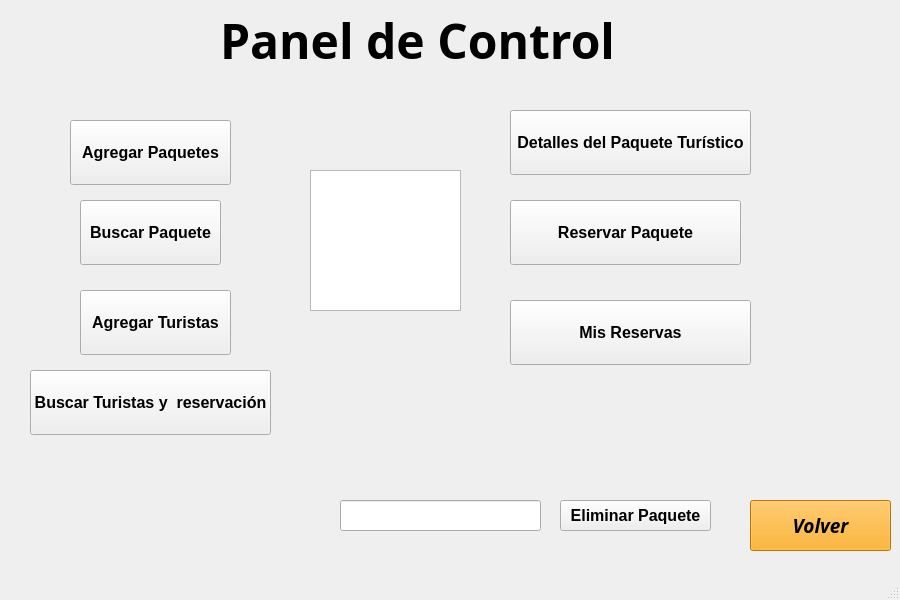
<?xml version="1.0" encoding="UTF-8"?>
<ui version="4.0">
 <class>MainWindow</class>
 <widget class="QMainWindow" name="MainWindow">
  <property name="geometry">
   <rect>
    <x>0</x>
    <y>0</y>
    <width>900</width>
    <height>600</height>
   </rect>
  </property>
  <property name="windowTitle">
   <string>Panel de Control</string>
  </property>
  <property name="windowIcon">
   <iconset>
    <normaloff>icon.ico</normaloff>icon.ico</iconset>
  </property>
  <property name="styleSheet">
   <string notr="true">background-image:url(:/images/background_image.jpg) ;</string>
  </property>
  <widget class="QWidget" name="centralwidget">
   <widget class="QPushButton" name="pushButton">
    <property name="geometry">
     <rect>
      <x>70</x>
      <y>120</y>
      <width>161</width>
      <height>65</height>
     </rect>
    </property>
    <property name="font">
     <font>
      <pointsize>12</pointsize>
      <bold>true</bold>
     </font>
    </property>
    <property name="styleSheet">
     <string notr="true">color: #000000;</string>
    </property>
    <property name="text">
     <string>Agregar Paquetes</string>
    </property>
   </widget>
   <widget class="QPushButton" name="pushButton_2">
    <property name="enabled">
     <bool>true</bool>
    </property>
    <property name="geometry">
     <rect>
      <x>80</x>
      <y>290</y>
      <width>151</width>
      <height>65</height>
     </rect>
    </property>
    <property name="font">
     <font>
      <pointsize>12</pointsize>
      <bold>true</bold>
     </font>
    </property>
    <property name="autoFillBackground">
     <bool>false</bool>
    </property>
    <property name="styleSheet">
     <string notr="true">color: #000000;</string>
    </property>
    <property name="text">
     <string>Agregar Turistas</string>
    </property>
    <property name="iconSize">
     <size>
      <width>16</width>
      <height>16</height>
     </size>
    </property>
    <property name="autoRepeat">
     <bool>false</bool>
    </property>
    <property name="autoDefault">
     <bool>false</bool>
    </property>
   </widget>
   <widget class="QPushButton" name="pushButton_3">
    <property name="geometry">
     <rect>
      <x>80</x>
      <y>200</y>
      <width>141</width>
      <height>65</height>
     </rect>
    </property>
    <property name="font">
     <font>
      <pointsize>12</pointsize>
      <bold>true</bold>
     </font>
    </property>
    <property name="focusPolicy">
     <enum>Qt::StrongFocus</enum>
    </property>
    <property name="autoFillBackground">
     <bool>false</bool>
    </property>
    <property name="styleSheet">
     <string notr="true">color: #000000;</string>
    </property>
    <property name="text">
     <string>Buscar Paquete</string>
    </property>
   </widget>
   <widget class="QPushButton" name="pushButton_4">
    <property name="geometry">
     <rect>
      <x>30</x>
      <y>370</y>
      <width>241</width>
      <height>65</height>
     </rect>
    </property>
    <property name="font">
     <font>
      <pointsize>12</pointsize>
      <bold>true</bold>
     </font>
    </property>
    <property name="styleSheet">
     <string notr="true">color: #000000;</string>
    </property>
    <property name="text">
     <string>Buscar Turistas y  reservación</string>
    </property>
    <property name="shortcut">
     <string/>
    </property>
    <property name="checkable">
     <bool>false</bool>
    </property>
   </widget>
   <widget class="QGraphicsView" name="graphicsView">
    <property name="geometry">
     <rect>
      <x>310</x>
      <y>170</y>
      <width>151</width>
      <height>141</height>
     </rect>
    </property>
    <property name="styleSheet">
     <string notr="true">background-image:url(:/images/logo.jpg) ;</string>
    </property>
   </widget>
   <widget class="QPushButton" name="pushButton_5">
    <property name="geometry">
     <rect>
      <x>510</x>
      <y>110</y>
      <width>241</width>
      <height>65</height>
     </rect>
    </property>
    <property name="font">
     <font>
      <pointsize>12</pointsize>
      <bold>true</bold>
     </font>
    </property>
    <property name="focusPolicy">
     <enum>Qt::StrongFocus</enum>
    </property>
    <property name="autoFillBackground">
     <bool>false</bool>
    </property>
    <property name="styleSheet">
     <string notr="true">color: #000000;</string>
    </property>
    <property name="text">
     <string>Detalles del Paquete Turístico</string>
    </property>
   </widget>
   <widget class="QPushButton" name="pushButton_6">
    <property name="geometry">
     <rect>
      <x>510</x>
      <y>200</y>
      <width>231</width>
      <height>65</height>
     </rect>
    </property>
    <property name="font">
     <font>
      <pointsize>12</pointsize>
      <bold>true</bold>
     </font>
    </property>
    <property name="focusPolicy">
     <enum>Qt::StrongFocus</enum>
    </property>
    <property name="autoFillBackground">
     <bool>false</bool>
    </property>
    <property name="styleSheet">
     <string notr="true">color: #000000;</string>
    </property>
    <property name="text">
     <string>Reservar Paquete</string>
    </property>
   </widget>
   <widget class="QPushButton" name="pushButton_7">
    <property name="geometry">
     <rect>
      <x>750</x>
      <y>500</y>
      <width>141</width>
      <height>51</height>
     </rect>
    </property>
    <property name="font">
     <font>
      <family>Gill Sans MT</family>
      <pointsize>14</pointsize>
      <italic>true</italic>
      <bold>true</bold>
     </font>
    </property>
    <property name="styleSheet">
     <string notr="true">color: #000000;
background: #FFA500;</string>
    </property>
    <property name="text">
     <string>Volver</string>
    </property>
   </widget>
   <widget class="QPushButton" name="pushButton_8">
    <property name="geometry">
     <rect>
      <x>510</x>
      <y>300</y>
      <width>241</width>
      <height>65</height>
     </rect>
    </property>
    <property name="font">
     <font>
      <pointsize>12</pointsize>
      <bold>true</bold>
     </font>
    </property>
    <property name="focusPolicy">
     <enum>Qt::StrongFocus</enum>
    </property>
    <property name="autoFillBackground">
     <bool>false</bool>
    </property>
    <property name="styleSheet">
     <string notr="true">color: #000000;</string>
    </property>
    <property name="text">
     <string>Mis Reservas</string>
    </property>
   </widget>
   <widget class="QPushButton" name="pushButton_9">
    <property name="geometry">
     <rect>
      <x>560</x>
      <y>500</y>
      <width>151</width>
      <height>31</height>
     </rect>
    </property>
    <property name="font">
     <font>
      <pointsize>12</pointsize>
      <bold>true</bold>
     </font>
    </property>
    <property name="styleSheet">
     <string notr="true">color: #000000;</string>
    </property>
    <property name="text">
     <string>Eliminar Paquete</string>
    </property>
    <property name="shortcut">
     <string/>
    </property>
    <property name="checkable">
     <bool>false</bool>
    </property>
   </widget>
   <widget class="QLineEdit" name="txtPackageName">
    <property name="geometry">
     <rect>
      <x>340</x>
      <y>500</y>
      <width>201</width>
      <height>31</height>
     </rect>
    </property>
   </widget>
   <widget class="QLabel" name="label">
    <property name="geometry">
     <rect>
      <x>340</x>
      <y>475</y>
      <width>201</width>
      <height>21</height>
     </rect>
    </property>
    <property name="text">
     <string/>
    </property>
   </widget>
   <widget class="QLabel" name="label_2">
    <property name="geometry">
     <rect>
      <x>220</x>
      <y>10</y>
      <width>391</width>
      <height>61</height>
     </rect>
    </property>
    <property name="font">
     <font>
      <family>Bahnschrift</family>
      <pointsize>36</pointsize>
      <bold>true</bold>
     </font>
    </property>
    <property name="styleSheet">
     <string notr="true">color: #000000;
background:  transparent;</string>
    </property>
    <property name="text">
     <string>Panel de Control</string>
    </property>
   </widget>
  </widget>
  <widget class="QMenuBar" name="menubar">
   <property name="geometry">
    <rect>
     <x>0</x>
     <y>0</y>
     <width>900</width>
     <height>21</height>
    </rect>
   </property>
  </widget>
  <widget class="QStatusBar" name="statusbar"/>
 </widget>
 <resources/>
 <connections/>
</ui>
